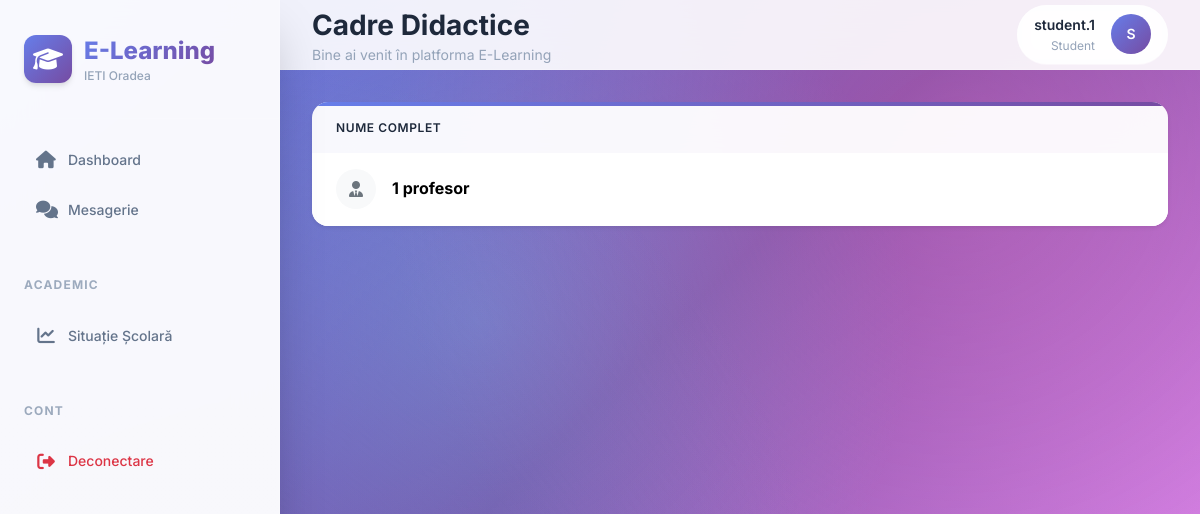
Screenshot of /lista_profesori (signed in) with the database file from the repository.
### models.py (models this page shows)
class User(UserMixin, db.Model):
    id = db.Column(db.Integer, primary_key=True)
    username = db.Column(db.String(150), unique=True, nullable=False)
    email = db.Column(db.String(150), unique=True, nullable=False)
    password = db.Column(db.String(150), nullable=False)
    role = db.Column(db.String(20), nullable=False, default='student')
    is_approved = db.Column(db.Boolean, default=False)
    reset_token = db.Column(db.String(100), nullable=True)
    reset_token_expiry = db.Column(db.DateTime, nullable=True)
    student_profile = db.relationship('Student', backref='user_account', uselist=False, cascade="all, delete-orphan")
    profesor_profile = db.relationship('Profesor', backref='user_account', uselist=False, cascade="all, delete-orphan")

class Profesor(db.Model):
    id_profesor = db.Column(db.Integer, primary_key=True)
    nume = db.Column(db.String(50), nullable=False)
    prenume = db.Column(db.String(50), nullable=False)
    user_id = db.Column(db.Integer, db.ForeignKey('user.id'), nullable=True)
    def get_full_name(self):
        return f"{self.nume} {self.prenume}"

### academic_routes.py (the view)
@academic_bp.route('/lista_profesori')
@login_required
def lista_profesori():
    return render_template('lista_profesori.html', profesori=Profesor.query.all())

### app.py (called while the page is built)
@login_manager.user_loader
def load_user(user_id):
    return User.query.get(int(user_id))

@app.before_request
def before_request():
    if current_user.is_authenticated and request.endpoint not in ['auth.login', 'auth.register', 'static']:
        pass  # Utilizatorul este autentificat, permite accesul
    elif request.endpoint not in ['auth.login', 'auth.register', 'auth.forgot_password', 'auth.reset_password', 'setup_admin', 'static'] and not current_user.is_authenticated:
        return redirect(url_for('auth.login'))

@app.after_request
def after_request(response):
    if current_user.is_authenticated and request.endpoint not in ['static']:
        response.headers['Cache-Control'] = 'no-cache, no-store, must-revalidate'
        response.headers['Pragma'] = 'no-cache'
        response.headers['Expires'] = '0'
    return response

### templates/lista_profesori.html (shortened to what this page needs)
{% extends "base.html" %}
{% block page_title %}Cadre Didactice{% endblock %}
{% block content %}
<div class="card border-0 shadow-sm">
    <div class="card-body p-0">
        <div class="table-responsive">
            <table class="table table-hover align-middle mb-0">
                <thead>
                    <tr>
                        <th class="ps-4">Nume Complet</th>
                    </tr>
                </thead>
                <tbody>
                    {% for prof in profesori %}
                    <tr>
                        <td class="ps-4">
                            <div class="d-flex align-items-center">
                                <div class="bg-light rounded-circle d-flex align-items-center justify-content-center me-3" style="width: 40px; height: 40px;">
                                    <i class="fas fa-user-tie text-secondary"></i>
                                </div>
                                <span class="fw-bold">{{ prof.get_full_name() }}</span>
                            </div>
                        </td>
                    </tr>
                    {% else %}
                    <tr><td colspan="2" class="text-center p-4">Nu există date.</td></tr>
                    {% endfor %}
                </tbody>
            </table>
        </div>
    </div>
</div>
{% endblock %}

### templates/base.html (shortened to what this page needs)
<!doctype html>
<html lang="ro">
<head>
    <link href="https://cdn.jsdelivr.net/npm/bootstrap@5.3.2/dist/css/bootstrap.min.css" rel="stylesheet">
    <link rel="stylesheet" href="https://cdnjs.cloudflare.com/ajax/libs/font-awesome/6.5.0/css/all.min.css">
    <link rel="stylesheet" href="https://cdn.jsdelivr.net/npm/animate.css@4.1.1/animate.min.css">
</head>
<body>
{% if current_user.is_authenticated %}
<nav class="sidebar">
    <div class="brand">
        <div class="brand-content">
            <div class="brand-icon">
                <i class="fas fa-graduation-cap"></i>
            </div>
            <div>
                <div class="brand-text">E-Learning</div>
                <div class="brand-subtitle">IETI Oradea</div>
            </div>
        </div>
    </div>
    <div class="nav-section">
        <a href="{{ url_for('index') }}" class="nav-link {{ 'active' if request.endpoint == 'index' else '' }}">
            <i class="fas fa-home"></i> Dashboard
        </a>
        <a href="{{ url_for('chat.chat_home') }}" class="nav-link {{ 'active' if 'chat' in request.endpoint else '' }}">
            <i class="fas fa-comments"></i> Mesagerie
        </a>
    </div>
    {% if current_user.role == 'student' %}
    <div class="nav-section">
        <div class="nav-title">Academic</div>
        <a href="{{ url_for('academic.raport_student_general', student_id=current_user.student_profile.id_student) }}" class="nav-link">
            <i class="fas fa-chart-line"></i> Situație Școlară
        </a>
    </div>
    {% endif %}
    <div class="nav-section mt-auto">
        <div class="nav-title">Cont</div>
        <a href="{{ url_for('auth.logout') }}" class="nav-link text-danger">
            <i class="fas fa-sign-out-alt"></i> Deconectare
        </a>
    </div>
</nav>
{% endif %}
<main class="{{ 'main-content' if current_user.is_authenticated else '' }}">
    {% if current_user.is_authenticated and request.endpoint not in ['auth.login', 'auth.register'] %}
    <div class="header">
        <div>
            <div class="header-title">
                {% block page_title %}Dashboard{% endblock %}
            </div>
            <div class="header-subtitle">
                {% block page_subtitle %}Bine ai venit în platforma E-Learning{% endblock %}
            </div>
        </div>
        <div class="user-profile">
            <div class="user-info">
                <div class="user-name">{{ current_user.username }}</div>
                <div class="user-role">{{ current_user.role|capitalize }}</div>
            </div>
            <div class="user-avatar">
                {{ current_user.username[0]|upper }}
            </div>
        </div>
    </div>
    {% endif %}
    <div class="content">
        {% block content %}{% endblock %}
    </div>
</main>
</body>
</html>

### rows the page displays
User: username "student.1", role "Student", username "S"
Profesor: get_full_name "1 profesor"
